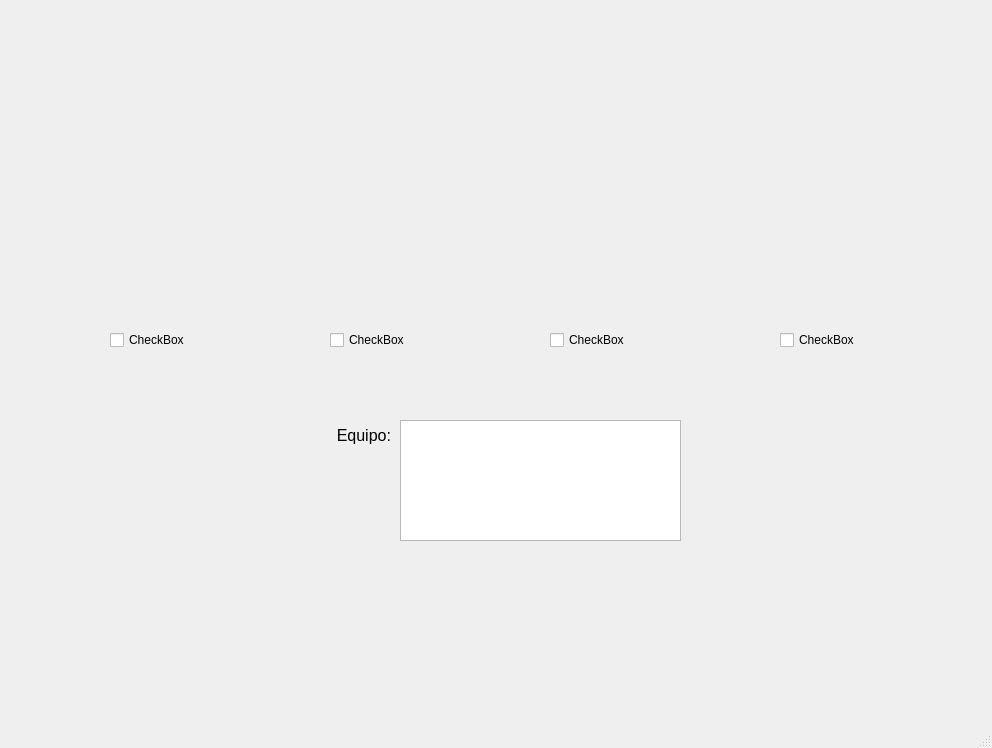
<?xml version="1.0" encoding="UTF-8"?>
<ui version="4.0">
 <class>MainWindow</class>
 <widget class="QMainWindow" name="MainWindow">
  <property name="geometry">
   <rect>
    <x>0</x>
    <y>0</y>
    <width>992</width>
    <height>748</height>
   </rect>
  </property>
  <property name="windowTitle">
   <string>MainWindow</string>
  </property>
  <widget class="QWidget" name="centralwidget">
   <widget class="QLabel" name="label">
    <property name="geometry">
     <rect>
      <x>30</x>
      <y>20</y>
      <width>261</width>
      <height>111</height>
     </rect>
    </property>
    <property name="text">
     <string/>
    </property>
    <property name="pixmap">
     <pixmap resource="../recursos.qrc">:/logo/Imagenes/logo uat.png</pixmap>
    </property>
    <property name="scaledContents">
     <bool>true</bool>
    </property>
   </widget>
   <widget class="QLabel" name="label_2">
    <property name="geometry">
     <rect>
      <x>710</x>
      <y>20</y>
      <width>241</width>
      <height>111</height>
     </rect>
    </property>
    <property name="text">
     <string/>
    </property>
    <property name="pixmap">
     <pixmap resource="../recursos.qrc">:/logo/Imagenes/logo fit.png</pixmap>
    </property>
    <property name="scaledContents">
     <bool>true</bool>
    </property>
   </widget>
   <widget class="QLabel" name="label_4">
    <property name="geometry">
     <rect>
      <x>860</x>
      <y>590</y>
      <width>111</width>
      <height>91</height>
     </rect>
    </property>
    <property name="text">
     <string/>
    </property>
    <property name="pixmap">
     <pixmap resource="../recursos.qrc">:/logo/Imagenes/imagenCables.png</pixmap>
    </property>
    <property name="scaledContents">
     <bool>true</bool>
    </property>
   </widget>
   <widget class="QLabel" name="img_persona">
    <property name="geometry">
     <rect>
      <x>80</x>
      <y>170</y>
      <width>171</width>
      <height>141</height>
     </rect>
    </property>
    <property name="text">
     <string/>
    </property>
    <property name="pixmap">
     <pixmap resource="../recursos.qrc">:/logo/Imagenes/imagenCables.png</pixmap>
    </property>
    <property name="scaledContents">
     <bool>true</bool>
    </property>
   </widget>
   <widget class="QLabel" name="label_7">
    <property name="geometry">
     <rect>
      <x>290</x>
      <y>420</y>
      <width>101</width>
      <height>31</height>
     </rect>
    </property>
    <property name="font">
     <font>
      <pointsize>12</pointsize>
     </font>
    </property>
    <property name="text">
     <string>Equipo:</string>
    </property>
    <property name="alignment">
     <set>Qt::AlignRight|Qt::AlignTrailing|Qt::AlignVCenter</set>
    </property>
   </widget>
   <widget class="QCheckBox" name="checkBox">
    <property name="geometry">
     <rect>
      <x>110</x>
      <y>330</y>
      <width>81</width>
      <height>20</height>
     </rect>
    </property>
    <property name="text">
     <string>CheckBox</string>
    </property>
   </widget>
   <widget class="QCheckBox" name="checkBox_2">
    <property name="geometry">
     <rect>
      <x>330</x>
      <y>330</y>
      <width>81</width>
      <height>20</height>
     </rect>
    </property>
    <property name="text">
     <string>CheckBox</string>
    </property>
   </widget>
   <widget class="QLabel" name="img_persona_2">
    <property name="geometry">
     <rect>
      <x>300</x>
      <y>170</y>
      <width>171</width>
      <height>141</height>
     </rect>
    </property>
    <property name="text">
     <string/>
    </property>
    <property name="pixmap">
     <pixmap resource="../recursos.qrc">:/logo/Imagenes/imagenCables.png</pixmap>
    </property>
    <property name="scaledContents">
     <bool>true</bool>
    </property>
   </widget>
   <widget class="QTextEdit" name="textEdit">
    <property name="geometry">
     <rect>
      <x>400</x>
      <y>420</y>
      <width>281</width>
      <height>121</height>
     </rect>
    </property>
   </widget>
   <widget class="QCheckBox" name="checkBox_3">
    <property name="geometry">
     <rect>
      <x>550</x>
      <y>330</y>
      <width>81</width>
      <height>20</height>
     </rect>
    </property>
    <property name="text">
     <string>CheckBox</string>
    </property>
   </widget>
   <widget class="QLabel" name="img_persona_3">
    <property name="geometry">
     <rect>
      <x>520</x>
      <y>170</y>
      <width>171</width>
      <height>141</height>
     </rect>
    </property>
    <property name="text">
     <string/>
    </property>
    <property name="pixmap">
     <pixmap resource="../recursos.qrc">:/logo/Imagenes/imagenCables.png</pixmap>
    </property>
    <property name="scaledContents">
     <bool>true</bool>
    </property>
   </widget>
   <widget class="QLabel" name="img_persona_4">
    <property name="geometry">
     <rect>
      <x>750</x>
      <y>170</y>
      <width>171</width>
      <height>141</height>
     </rect>
    </property>
    <property name="text">
     <string/>
    </property>
    <property name="pixmap">
     <pixmap resource="../recursos.qrc">:/logo/Imagenes/imagenCables.png</pixmap>
    </property>
    <property name="scaledContents">
     <bool>true</bool>
    </property>
   </widget>
   <widget class="QCheckBox" name="checkBox_4">
    <property name="geometry">
     <rect>
      <x>780</x>
      <y>330</y>
      <width>81</width>
      <height>20</height>
     </rect>
    </property>
    <property name="text">
     <string>CheckBox</string>
    </property>
   </widget>
  </widget>
  <widget class="QMenuBar" name="menubar">
   <property name="geometry">
    <rect>
     <x>0</x>
     <y>0</y>
     <width>992</width>
     <height>26</height>
    </rect>
   </property>
  </widget>
  <widget class="QStatusBar" name="statusbar"/>
 </widget>
 <resources>
  <include location="../recursos.qrc"/>
 </resources>
 <connections/>
</ui>
